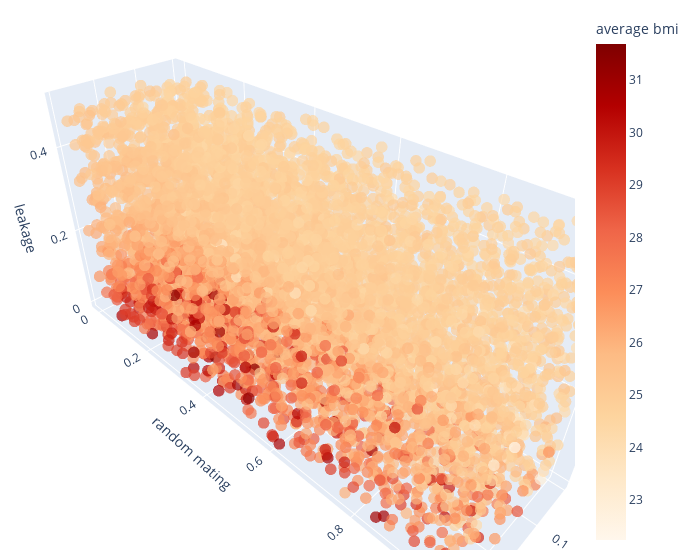

Notebook code for this chart:
### Markdown cell above
## Averarage BMI

### Code cell
ef = Sensitivity(problem, df['average_bmi'], X)
ef.score('efast')
ef.plot(save=True, filepath= plots_path + 'vt-efast-average-bmi.pdf',
    move=True, moving_path= '../manuscript/plots/')
ef.plot3D(labels={'outcome':'average bmi', 'y':'random mating', 'x':'fertility', 'z':'leakage'})

sav['ef_average_s1'] = ef.tabval('S1')
sav['ef_average_st'] = ef.tabval('ST')

### Figure 1 — Plotly figure (JSON) as saved in the notebook; plotly's stock layout.template omitted (floating-point values rounded to 4 significant figures; data arrays with more than 128 entries replaced by an {"elided": "..."} marker saying what was removed)
{"data": [{"hovertemplate": "p_fertility_factor=%{x}<br>p_random_mating=%{y}<br>p_leakage=%{z}<br>average_bmi=%{marker.color}<extra></extra>", "legendgroup": "", "marker": {"color": {"elided": "6000 float values"}, "coloraxis": "coloraxis", "opacity": 0.7, "size": 4, "symbol": "circle"}, "mode": "markers", "name": "", "scene": "scene", "showlegend": false, "type": "scatter3d", "x": {"elided": "6000 float values"}, "y": {"elided": "6000 float values"}, "z": {"elided": "6000 float values"}}], "layout": {"coloraxis": {"colorbar": {"title": {"text": "average bmi"}}, "colorscale": [[0.0, "rgb(255,247,236)"], [0.125, "rgb(254,232,200)"], [0.25, "rgb(253,212,158)"], [0.375, "rgb(253,187,132)"], [0.5, "rgb(252,141,89)"], [0.625, "rgb(239,101,72)"], [0.75, "rgb(215,48,31)"], [0.875, "rgb(179,0,0)"], [1.0, "rgb(127,0,0)"]]}, "legend": {"tracegroupgap": 0}, "margin": {"b": 10, "l": 10, "r": 20, "t": 10}, "scene": {"domain": {"x": [0.0, 1.0], "y": [0.0, 1.0]}, "xaxis": {"title": {"text": "fertility"}}, "yaxis": {"title": {"text": "random mating"}}, "zaxis": {"title": {"text": "leakage"}}}, "width": 700}}
